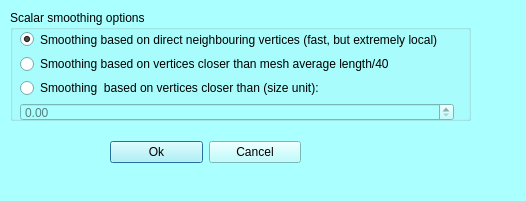
<?xml version="1.0" encoding="UTF-8"?>
<ui version="4.0">
 <class>mqScalarsSmoothDialog</class>
 <widget class="QDialog" name="mqScalarsSmoothDialog">
  <property name="geometry">
   <rect>
    <x>0</x>
    <y>0</y>
    <width>526</width>
    <height>201</height>
   </rect>
  </property>
  <property name="palette">
   <palette>
    <active>
     <colorrole role="WindowText">
      <brush brushstyle="SolidPattern">
       <color alpha="255">
        <red>0</red>
        <green>0</green>
        <blue>0</blue>
       </color>
      </brush>
     </colorrole>
     <colorrole role="Button">
      <brush brushstyle="SolidPattern">
       <color alpha="255">
        <red>170</red>
        <green>255</green>
        <blue>255</blue>
       </color>
      </brush>
     </colorrole>
     <colorrole role="Light">
      <brush brushstyle="SolidPattern">
       <color alpha="255">
        <red>255</red>
        <green>255</green>
        <blue>255</blue>
       </color>
      </brush>
     </colorrole>
     <colorrole role="Midlight">
      <brush brushstyle="SolidPattern">
       <color alpha="255">
        <red>212</red>
        <green>255</green>
        <blue>255</blue>
       </color>
      </brush>
     </colorrole>
     <colorrole role="Dark">
      <brush brushstyle="SolidPattern">
       <color alpha="255">
        <red>85</red>
        <green>127</green>
        <blue>127</blue>
       </color>
      </brush>
     </colorrole>
     <colorrole role="Mid">
      <brush brushstyle="SolidPattern">
       <color alpha="255">
        <red>113</red>
        <green>170</green>
        <blue>170</blue>
       </color>
      </brush>
     </colorrole>
     <colorrole role="Text">
      <brush brushstyle="SolidPattern">
       <color alpha="255">
        <red>0</red>
        <green>0</green>
        <blue>0</blue>
       </color>
      </brush>
     </colorrole>
     <colorrole role="BrightText">
      <brush brushstyle="SolidPattern">
       <color alpha="255">
        <red>255</red>
        <green>255</green>
        <blue>255</blue>
       </color>
      </brush>
     </colorrole>
     <colorrole role="ButtonText">
      <brush brushstyle="SolidPattern">
       <color alpha="255">
        <red>0</red>
        <green>0</green>
        <blue>0</blue>
       </color>
      </brush>
     </colorrole>
     <colorrole role="Base">
      <brush brushstyle="SolidPattern">
       <color alpha="255">
        <red>255</red>
        <green>255</green>
        <blue>255</blue>
       </color>
      </brush>
     </colorrole>
     <colorrole role="Window">
      <brush brushstyle="SolidPattern">
       <color alpha="255">
        <red>170</red>
        <green>255</green>
        <blue>255</blue>
       </color>
      </brush>
     </colorrole>
     <colorrole role="Shadow">
      <brush brushstyle="SolidPattern">
       <color alpha="255">
        <red>0</red>
        <green>0</green>
        <blue>0</blue>
       </color>
      </brush>
     </colorrole>
     <colorrole role="AlternateBase">
      <brush brushstyle="SolidPattern">
       <color alpha="255">
        <red>212</red>
        <green>255</green>
        <blue>255</blue>
       </color>
      </brush>
     </colorrole>
     <colorrole role="ToolTipBase">
      <brush brushstyle="SolidPattern">
       <color alpha="255">
        <red>255</red>
        <green>255</green>
        <blue>220</blue>
       </color>
      </brush>
     </colorrole>
     <colorrole role="ToolTipText">
      <brush brushstyle="SolidPattern">
       <color alpha="255">
        <red>0</red>
        <green>0</green>
        <blue>0</blue>
       </color>
      </brush>
     </colorrole>
    </active>
    <inactive>
     <colorrole role="WindowText">
      <brush brushstyle="SolidPattern">
       <color alpha="255">
        <red>0</red>
        <green>0</green>
        <blue>0</blue>
       </color>
      </brush>
     </colorrole>
     <colorrole role="Button">
      <brush brushstyle="SolidPattern">
       <color alpha="255">
        <red>170</red>
        <green>255</green>
        <blue>255</blue>
       </color>
      </brush>
     </colorrole>
     <colorrole role="Light">
      <brush brushstyle="SolidPattern">
       <color alpha="255">
        <red>255</red>
        <green>255</green>
        <blue>255</blue>
       </color>
      </brush>
     </colorrole>
     <colorrole role="Midlight">
      <brush brushstyle="SolidPattern">
       <color alpha="255">
        <red>212</red>
        <green>255</green>
        <blue>255</blue>
       </color>
      </brush>
     </colorrole>
     <colorrole role="Dark">
      <brush brushstyle="SolidPattern">
       <color alpha="255">
        <red>85</red>
        <green>127</green>
        <blue>127</blue>
       </color>
      </brush>
     </colorrole>
     <colorrole role="Mid">
      <brush brushstyle="SolidPattern">
       <color alpha="255">
        <red>113</red>
        <green>170</green>
        <blue>170</blue>
       </color>
      </brush>
     </colorrole>
     <colorrole role="Text">
      <brush brushstyle="SolidPattern">
       <color alpha="255">
        <red>0</red>
        <green>0</green>
        <blue>0</blue>
       </color>
      </brush>
     </colorrole>
     <colorrole role="BrightText">
      <brush brushstyle="SolidPattern">
       <color alpha="255">
        <red>255</red>
        <green>255</green>
        <blue>255</blue>
       </color>
      </brush>
     </colorrole>
     <colorrole role="ButtonText">
      <brush brushstyle="SolidPattern">
       <color alpha="255">
        <red>0</red>
        <green>0</green>
        <blue>0</blue>
       </color>
      </brush>
     </colorrole>
     <colorrole role="Base">
      <brush brushstyle="SolidPattern">
       <color alpha="255">
        <red>255</red>
        <green>255</green>
        <blue>255</blue>
       </color>
      </brush>
     </colorrole>
     <colorrole role="Window">
      <brush brushstyle="SolidPattern">
       <color alpha="255">
        <red>170</red>
        <green>255</green>
        <blue>255</blue>
       </color>
      </brush>
     </colorrole>
     <colorrole role="Shadow">
      <brush brushstyle="SolidPattern">
       <color alpha="255">
        <red>0</red>
        <green>0</green>
        <blue>0</blue>
       </color>
      </brush>
     </colorrole>
     <colorrole role="AlternateBase">
      <brush brushstyle="SolidPattern">
       <color alpha="255">
        <red>212</red>
        <green>255</green>
        <blue>255</blue>
       </color>
      </brush>
     </colorrole>
     <colorrole role="ToolTipBase">
      <brush brushstyle="SolidPattern">
       <color alpha="255">
        <red>255</red>
        <green>255</green>
        <blue>220</blue>
       </color>
      </brush>
     </colorrole>
     <colorrole role="ToolTipText">
      <brush brushstyle="SolidPattern">
       <color alpha="255">
        <red>0</red>
        <green>0</green>
        <blue>0</blue>
       </color>
      </brush>
     </colorrole>
    </inactive>
    <disabled>
     <colorrole role="WindowText">
      <brush brushstyle="SolidPattern">
       <color alpha="255">
        <red>85</red>
        <green>127</green>
        <blue>127</blue>
       </color>
      </brush>
     </colorrole>
     <colorrole role="Button">
      <brush brushstyle="SolidPattern">
       <color alpha="255">
        <red>170</red>
        <green>255</green>
        <blue>255</blue>
       </color>
      </brush>
     </colorrole>
     <colorrole role="Light">
      <brush brushstyle="SolidPattern">
       <color alpha="255">
        <red>255</red>
        <green>255</green>
        <blue>255</blue>
       </color>
      </brush>
     </colorrole>
     <colorrole role="Midlight">
      <brush brushstyle="SolidPattern">
       <color alpha="255">
        <red>212</red>
        <green>255</green>
        <blue>255</blue>
       </color>
      </brush>
     </colorrole>
     <colorrole role="Dark">
      <brush brushstyle="SolidPattern">
       <color alpha="255">
        <red>85</red>
        <green>127</green>
        <blue>127</blue>
       </color>
      </brush>
     </colorrole>
     <colorrole role="Mid">
      <brush brushstyle="SolidPattern">
       <color alpha="255">
        <red>113</red>
        <green>170</green>
        <blue>170</blue>
       </color>
      </brush>
     </colorrole>
     <colorrole role="Text">
      <brush brushstyle="SolidPattern">
       <color alpha="255">
        <red>85</red>
        <green>127</green>
        <blue>127</blue>
       </color>
      </brush>
     </colorrole>
     <colorrole role="BrightText">
      <brush brushstyle="SolidPattern">
       <color alpha="255">
        <red>255</red>
        <green>255</green>
        <blue>255</blue>
       </color>
      </brush>
     </colorrole>
     <colorrole role="ButtonText">
      <brush brushstyle="SolidPattern">
       <color alpha="255">
        <red>85</red>
        <green>127</green>
        <blue>127</blue>
       </color>
      </brush>
     </colorrole>
     <colorrole role="Base">
      <brush brushstyle="SolidPattern">
       <color alpha="255">
        <red>170</red>
        <green>255</green>
        <blue>255</blue>
       </color>
      </brush>
     </colorrole>
     <colorrole role="Window">
      <brush brushstyle="SolidPattern">
       <color alpha="255">
        <red>170</red>
        <green>255</green>
        <blue>255</blue>
       </color>
      </brush>
     </colorrole>
     <colorrole role="Shadow">
      <brush brushstyle="SolidPattern">
       <color alpha="255">
        <red>0</red>
        <green>0</green>
        <blue>0</blue>
       </color>
      </brush>
     </colorrole>
     <colorrole role="AlternateBase">
      <brush brushstyle="SolidPattern">
       <color alpha="255">
        <red>170</red>
        <green>255</green>
        <blue>255</blue>
       </color>
      </brush>
     </colorrole>
     <colorrole role="ToolTipBase">
      <brush brushstyle="SolidPattern">
       <color alpha="255">
        <red>255</red>
        <green>255</green>
        <blue>220</blue>
       </color>
      </brush>
     </colorrole>
     <colorrole role="ToolTipText">
      <brush brushstyle="SolidPattern">
       <color alpha="255">
        <red>0</red>
        <green>0</green>
        <blue>0</blue>
       </color>
      </brush>
     </colorrole>
    </disabled>
   </palette>
  </property>
  <property name="windowTitle">
   <string>Scalars: compute complexity of selected objects</string>
  </property>
  <widget class="QWidget" name="layoutWidget">
   <property name="geometry">
    <rect>
     <x>110</x>
     <y>140</y>
     <width>191</width>
     <height>25</height>
    </rect>
   </property>
   <layout class="QHBoxLayout" name="horizontalLayout_2">
    <item>
     <widget class="QPushButton" name="ok">
      <property name="text">
       <string>Ok</string>
      </property>
     </widget>
    </item>
    <item>
     <widget class="QPushButton" name="cancel">
      <property name="text">
       <string>Cancel</string>
      </property>
     </widget>
    </item>
   </layout>
  </widget>
  <widget class="QGroupBox" name="groupBox">
   <property name="geometry">
    <rect>
     <x>10</x>
     <y>10</y>
     <width>461</width>
     <height>111</height>
    </rect>
   </property>
   <property name="title">
    <string>Scalar smoothing options</string>
   </property>
   <widget class="QWidget" name="verticalLayoutWidget">
    <property name="geometry">
     <rect>
      <x>10</x>
      <y>20</y>
      <width>434</width>
      <height>91</height>
     </rect>
    </property>
    <layout class="QVBoxLayout" name="verticalLayout">
     <item>
      <widget class="QRadioButton" name="localNeighbours">
       <property name="text">
        <string>Smoothing based on direct neighbouring vertices (fast, but extremely local)</string>
       </property>
       <property name="checked">
        <bool>true</bool>
       </property>
      </widget>
     </item>
     <item>
      <widget class="QRadioButton" name="localAuto">
       <property name="text">
        <string>Smoothing based on vertices closer than mesh average length/40</string>
       </property>
      </widget>
     </item>
     <item>
      <widget class="QRadioButton" name="localCustom">
       <property name="text">
        <string>Smoothing  based on vertices closer than (size unit):</string>
       </property>
      </widget>
     </item>
     <item>
      <widget class="QDoubleSpinBox" name="localAreaLimit">
       <property name="enabled">
        <bool>false</bool>
       </property>
       <property name="toolTip">
        <string>This value defines, for each point of the surface, the size of the sphere centered on that point which will be used to estimate local complexity</string>
       </property>
      </widget>
     </item>
    </layout>
   </widget>
  </widget>
 </widget>
 <resources>
  <include location="../Icons/icons.qrc"/>
  <include location="../Icons/icons.qrc"/>
 </resources>
 <connections/>
</ui>
